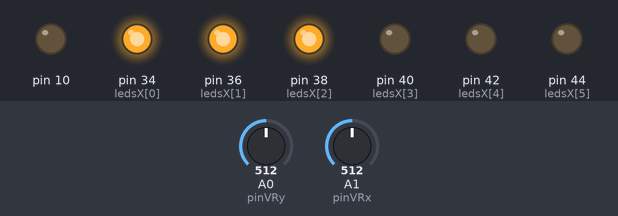
A sketch run on a simulated Arduino Mega 2560, built with avr-gcc and run on an emulated ATmega2560. Parts: output pins drawn as LEDs (lit = HIGH). Inputs (shaded band) come from the test bench; at power-on: A1 (pinVRx) = 512, A0 (pinVRy) = 512. What the sketch prints to the serial monitor is not drawn.

Above: at 1.2 s.
1.3 s: A1 (pinVRx) set to 574
2.8 s: A1 (pinVRx) set to 596
At 4.0 s:
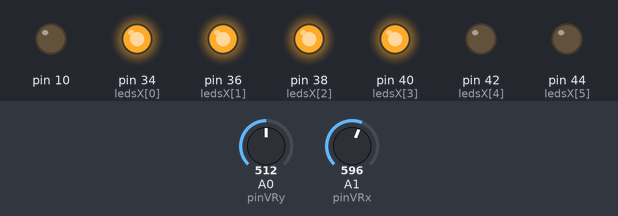
4.3 s: A1 (pinVRx) set to 713
5.8 s: A1 (pinVRx) set to 743
At 6.4 s:
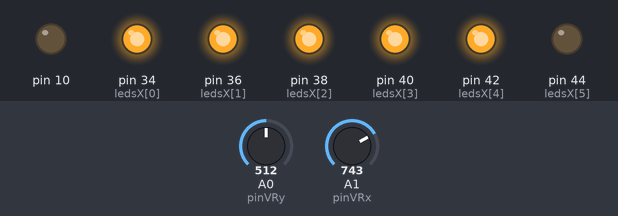
7.3 s: A1 (pinVRx) set to 865
8.8 s: A1 (pinVRx) set to 885
At 9.8 s:
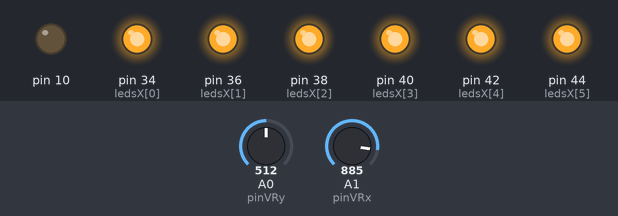
Timing chart, 0 to 11.3 s (numbered marks = the images above; inputs shaded):
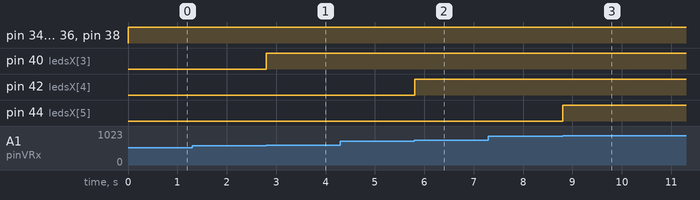

The sketch:

ledArray.ino
```cpp
#define pinVRx A1
#define pinVRy A0

int ledsX[] = {34,36,38,40,42,44};

void setup() {
pinMode(pinVRx, INPUT);
pinMode(pinVRy, INPUT);
for(int i = 0; i<sizeof(ledsX);i++){
  pinMode(ledsX[i],OUTPUT);
}


Serial.begin(9600);

}

void loop() {
int valorVRx = analogRead(pinVRx);
int valorVRy = analogRead(pinVRy);

led(map(valorVRx,0,1023,0,7));
Serial.println(map(valorVRx,0,1023,0,7));

}

void led(int x){
  int i;
  for(i=0;i<x;i++){
    digitalWrite(ledsX[i],HIGH);
    }
  for(i=x;i<6;i++){
    digitalWrite(ledsX[i],LOW);
  }
}
```

Measured:
- the behaviour switches between 584 and 585 on A1 (pinVRx) (found by bisection; images 0 and 1)
- the behaviour switches between 730 and 731 on A1 (pinVRx) (found by bisection; images 1 and 2)
- the behaviour switches between 876 and 877 on A1 (pinVRx) (found by bisection; images 2 and 3)
- after the input at 2.8 s, pin 40 (ledsX[3]): LOW → HIGH at once
- after the input at 5.8 s, pin 42 (ledsX[4]): LOW → HIGH at once
- after the input at 8.8 s, pin 44 (ledsX[5]): LOW → HIGH at once
